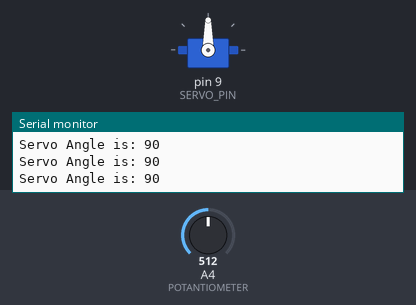
Recording of a sketch running on a simulated Arduino Uno, built with avr-gcc and run on an emulated ATmega328P. Parts: servo, the last lines printed to the serial monitor. The test bench sets the inputs (shaded band); at power-on: A4 (POTANTIOMETER) = 512.

Above: at 1.2 s.
1.3 s: A4 (POTANTIOMETER) set to 552
At 2.0 s:
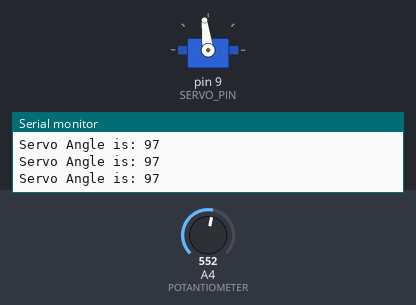
4.3 s: A4 (POTANTIOMETER) set to 586
At 5.3 s:
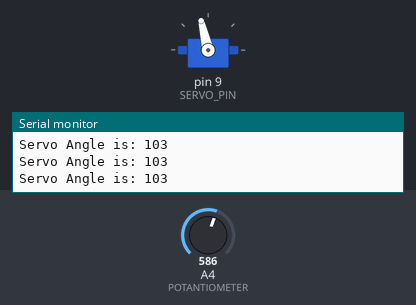
5.8 s: A4 (POTANTIOMETER) set to 716
At 6.3 s:
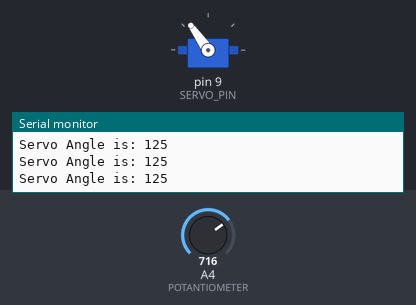
7.3 s: A4 (POTANTIOMETER) set to 306
At 8.0 s:
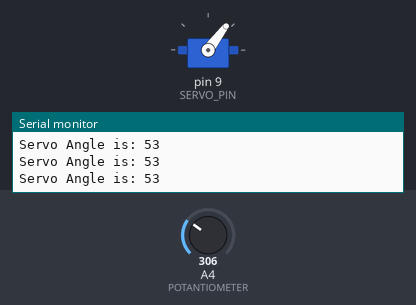
8.8 s: A4 (POTANTIOMETER) set to 122
At 9.6 s:
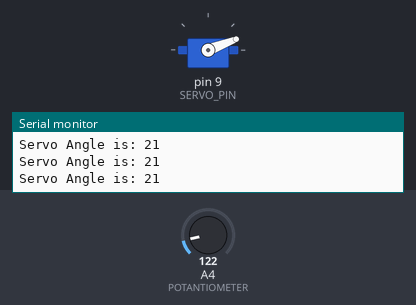
10.3 s: A4 (POTANTIOMETER) set to 0
At 11.2 s:
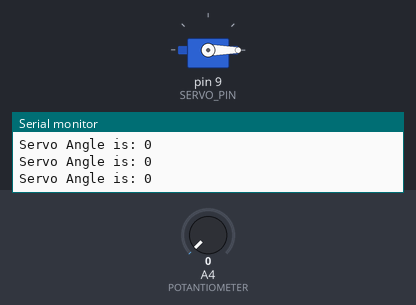
Timing chart, 0 to 12.8 s (numbered marks = the images above; inputs shaded):
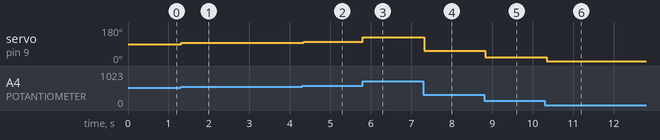

The sketch:

ServoWithPotentiometer.ino
```cpp
#include <Servo.h>
int SERVO_PIN = 9;
int SERVO_ANGLE = 0;
int POTANTIOMETER = A4;
int POTANTIOMETER_VAL = 0;

Servo servo;

void setup() {
  // put your setup code here, to run once:
  Serial.begin(9600);
  servo.attach(SERVO_PIN);
  pinMode(POTANTIOMETER, INPUT);
}

void loop() {
  // put your main code here, to run repeatedly:

  POTANTIOMETER_VAL = analogRead(POTANTIOMETER);
  SERVO_ANGLE = POTANTIOMETER_VAL * (180. / 1023.);
  servo.write(SERVO_ANGLE);

  Serial.print("Servo Angle is: ");
  Serial.println(SERVO_ANGLE);
  delay(50);
}
```

Measured:
- after the input at 1.3 s, servo on pin 9 (SERVO_PIN): 90° → 97° at once
- after the input at 4.3 s, servo on pin 9 (SERVO_PIN): 97° → 103° at once
- after the input at 5.8 s, servo on pin 9 (SERVO_PIN): 103° → 125° at once
- after the input at 7.3 s, servo on pin 9 (SERVO_PIN): 125° → 53° at once
- after the input at 8.8 s, servo on pin 9 (SERVO_PIN): 53° → 21° at once
- after the input at 10.3 s, servo on pin 9 (SERVO_PIN): 21° → 0° at once
